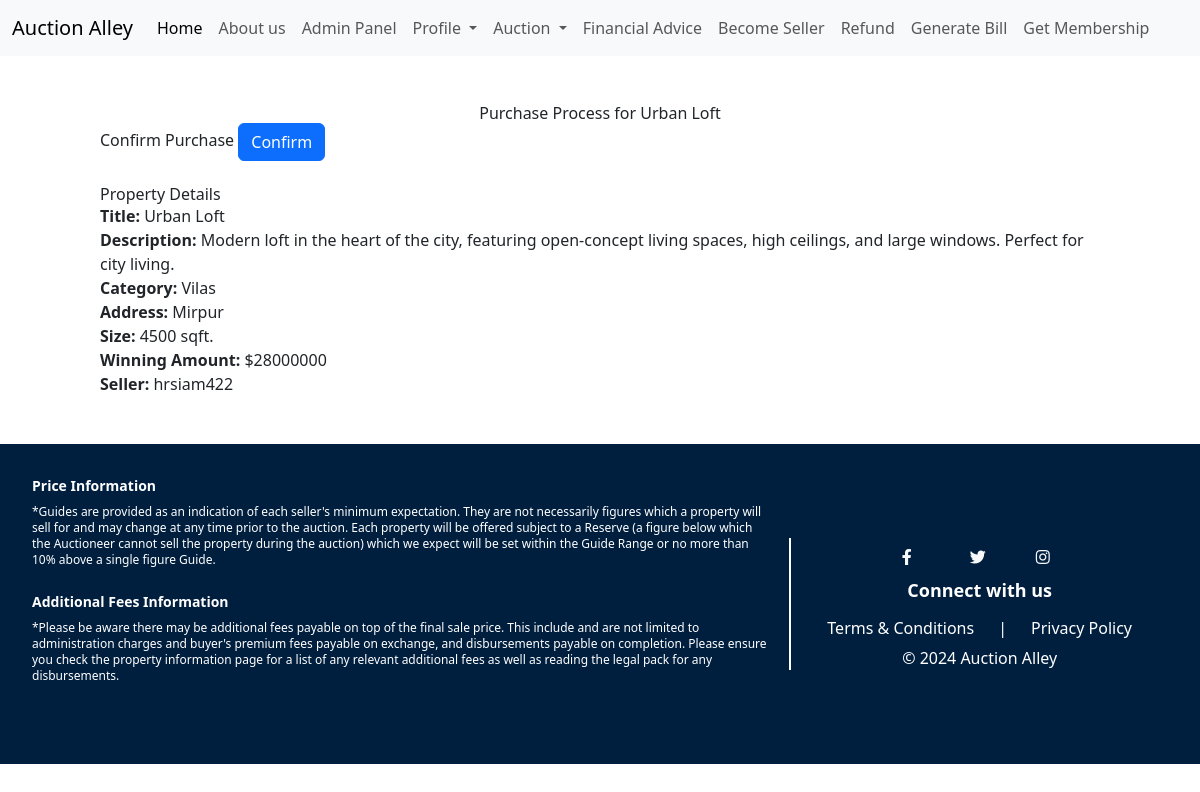
The app's page /purchase/9/ (signed in), older data.
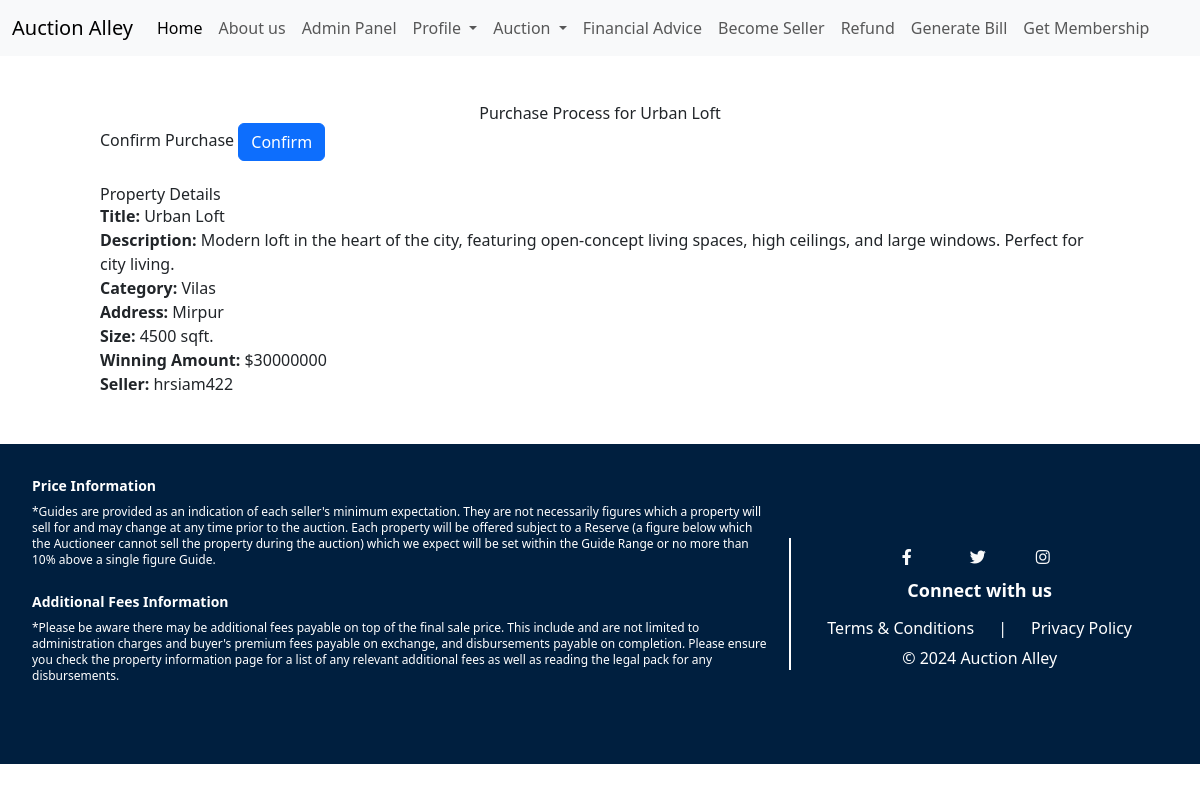
The same page, newer data.
### Dashboard/models.py (models this page shows, shortened)
class Auction(models.Model):
    title = models.CharField(max_length=64)
    description = models.TextField(max_length=512)
    address = models.CharField(max_length=255)
    starting_bid = models.IntegerField()
    current_bid = models.IntegerField(default=0)
    current_bid_by = models.ForeignKey(User, on_delete=models.CASCADE,null=True, blank=True, related_name='bids_made')
    category = models.ForeignKey(Category, on_delete=models.CASCADE, related_name="auction_category", blank=True, null=True)
    seller = models.ForeignKey(Seller, on_delete=models.CASCADE, related_name="auction_seller")
    creation_date = models.DateTimeField(blank=True, null=True)
    end_time = models.DateTimeField(blank=True, null=True)
    house_size = models.IntegerField(null=True, blank=True)
    image = models.ImageField(upload_to='images/auction_item_images/')
    winner = models.ForeignKey(User, related_name='won_auctions', on_delete=models.SET_NULL, null=True, blank=True)
    APPROVAL_CHOICES = [
        ('pending', 'Pending'),
        ('approved', 'Approved'),
        ('rejected', 'Rejected'),
    ]
    approval_status = models.CharField(max_length=10, choices=APPROVAL_CHOICES, default='pending')

class Category(models.Model):
    title = models.CharField(max_length=64)
    def __str__(self):
        return f"{self.title}"

### User/models.py (models this page shows, shortened)
class Seller(models.Model):
    profile = models.OneToOneField(Profile, on_delete=models.CASCADE)
    rating_sum = models.DecimalField(max_digits=10, decimal_places=2, default=0.00)
    total_ratings = models.PositiveIntegerField(default=0)
    total_properties = models.PositiveIntegerField(default=0)
    average_rating = models.DecimalField(max_digits=2, decimal_places=1, default=0.0)

class Profile(models.Model):
    user = models.OneToOneField(User, primary_key=True, on_delete=models.CASCADE)
    phone = models.CharField(max_length=11)
    address = models.CharField(max_length=100)
    birth_date = models.DateField(null=True, blank=True)
    amount = models.IntegerField(default=0, null=True, blank=True)
    membership_start_date = models.DateTimeField(null=True, blank=True)
    membership_end_date = models.DateTimeField(null=True, blank=True)
    is_premium = models.BooleanField(default=False)
    profile_picture = models.ImageField(upload_to='images/profile_pictures/', null=True, blank=True)
    is_seller = models.BooleanField(default=False)

### Dashboard/views.py (the view, shortened to what this page needs)
# urls.py: path('purchase/<int:auction_id>/', views.purchase_process, name='purchase_process'),
@login_required
def purchase_process(request, auction_id):
    auction = get_object_or_404(Auction, id=auction_id)
    purchase_success = False
    return render(request, 'purchase_process.html', {
        'auction': auction,
        'purchase_success': purchase_success
    })

### Dashboard/templates/purchase_process.html (shortened to what this page needs)
{% extends 'basee.html' %}
{% block content %}
<div class="container my-5">
    <h1 class="text-center">Purchase Process for {{ auction.title }}</h1>
    {% if purchase_success %}
        <div class="alert alert-success" role="alert">
            Your purchase has been processed successfully. Check your email for confirmation.
        </div>
    {% else %}
        <form method="post">
            <div class="form-group">
                <label for="confirm">Confirm Purchase</label>
                <button type="submit" class="btn btn-primary">Confirm</button>
            </div>
        </form>
    {% endif %}
    <div class="mt-4">
        <h2>Property Details</h2>
        <p><strong>Title:</strong> {{ auction.title }}</p>
        <p><strong>Description:</strong> {{ auction.description }}</p>
        <p><strong>Category:</strong> {{ auction.category }}</p>
        <p><strong>Address:</strong> {{ auction.address }}</p>
        <p><strong>Size:</strong> {{ auction.house_size }} sqft.</p>
        <p><strong>Winning Amount:</strong> ${{ auction.current_bid }}</p>
        <p><strong>Seller:</strong> <a href="{% url 'User:seller_profile_view' auction.seller.id %}">{{ auction.seller.profile.user.username }}</a></p>
    </div>
</div>
{% endblock %}

Row changes from the older to the newer data that the page shows:
changed Auction "Urban Loft": current_bid "28000000" → "30000000"
